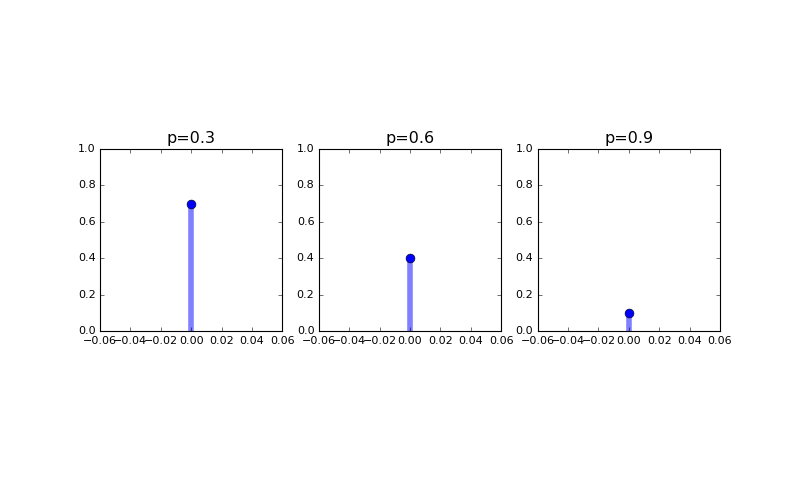

Recreate this plot in Python.
#!/usr/bin/env python 
"""
fit a bernoulli distribution with several parameterizations
"""

import sys,os
import numpy as np
import matplotlib.pyplot as plt
import scipy.stats as scs

## declare variables
font_size = 11
font_name = 'sans-serif'
n = 10000
fig = plt.figure(figsize=(10,6))
splot = 0

## loop through parameterizations of the beta
for p in [0.3,0.6,0.9]:
    splot += 1
    ax = fig.add_subplot(1,3,splot)
    
    x = np.arange(scs.bernoulli.ppf(0.01, p),scs.bernoulli.ppf(0.99, p))
    ax.plot(x, scs.bernoulli.pmf(x, p), 'bo', ms=8, label='pmf')
    ax.vlines(x, 0, scs.bernoulli.pmf(x, p), colors='b', lw=5, alpha=0.5)
    rv = scs.bernoulli(p)
    
    ax.set_ylim((0,1.0))
    ax.set_title("p=%s"%(p))
    ax.set_aspect(1./ax.get_data_ratio())

    for t in ax.get_xticklabels():
        t.set_fontsize(font_size-1)
        t.set_fontname(font_name)
    for t in ax.get_yticklabels():
        t.set_fontsize(font_size-1)
        t.set_fontname(font_name)
    
plt.show()
